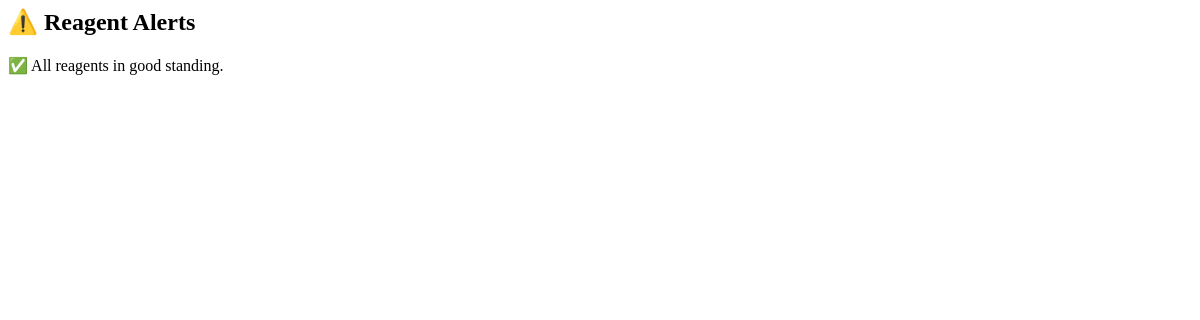
The app's page /reagent-usage/alerts/ (signed in), older data.
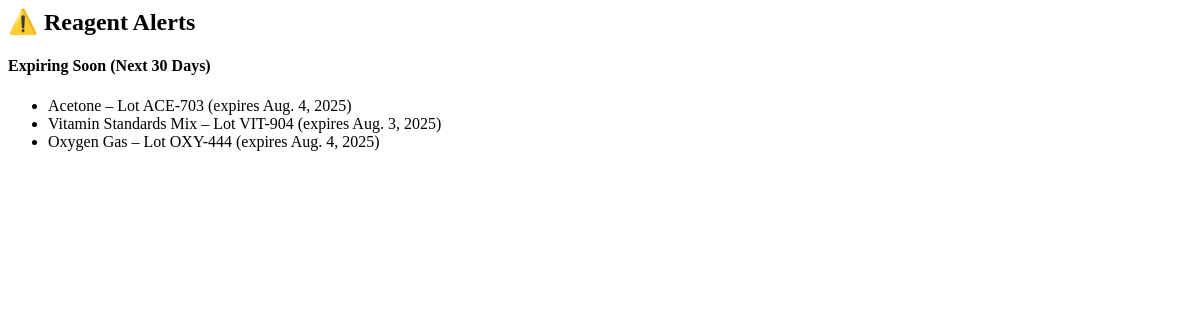
The same page, newer data.
### lims/models/reagent.py (models this page shows, shortened)
class ReagentLot(models.Model):
    reagent = models.ForeignKey(Reagent, on_delete=models.CASCADE, related_name='lots')
    lot_number = models.CharField(max_length=50, unique=True)
    expiry_date = models.DateField()
    quantity = models.DecimalField(max_digits=10, decimal_places=2)
    unit = models.CharField(max_length=10, default='mL')
    status = models.CharField(max_length=20, choices=[
        ('active', 'Active'), ('expired', 'Expired'), ('archived', 'Archived')
    ], default='active')

class Reagent(models.Model):
    name = models.CharField(max_length=100)

### lims/views/reagent.py (the view)
# urls.py: path('reagent-usage/alerts/', reagent_alerts, name='reagent-alerts'),
@login_required
def reagent_alerts(request):
    expiring_lots = ReagentLot.objects.filter(status='active').filter(expiry_date__lte=now().date() + timedelta(days=30))
    low_stock_lots = ReagentLot.objects.filter(status='active', quantity__lte=10)
    return render(request, 'lims/alerts.html', {
        'expiring_lots': expiring_lots,
        'low_stock_lots': low_stock_lots
    })

### lims/templates/lims/alerts.html (shortened to what this page needs)
<h2>⚠️ Reagent Alerts</h2>
{% if expiring_lots %}
  <div class="alert alert-warning">
    <h4>Expiring Soon (Next 30 Days)</h4>
    <ul>
      {% for lot in expiring_lots %}
        <li>{{ lot.reagent.name }} – Lot {{ lot.lot_number }} (expires {{ lot.expiry_date }})</li>
      {% endfor %}
    </ul>
  </div>
{% endif %}
{% if not expiring_lots and not low_stock_lots %}
  <p class="text-success">✅ All reagents in good standing.</p>
{% endif %}

Row changes from the older to the newer data that the page shows:
added ReagentLot: reagent.name "Acetone", lot_number "ACE-703", expiry_date "Aug. 4, 2025"
added ReagentLot: reagent.name "Vitamin Standards Mix", lot_number "VIT-904", expiry_date "Aug. 3, 2025"
added ReagentLot: reagent.name "Oxygen Gas", lot_number "OXY-444", expiry_date "Aug. 4, 2025"
Text that changed along with them:
text no longer shown: "✅ All reagents in good standing."
text now shown: "Expiring Soon (Next 30 Days)"
